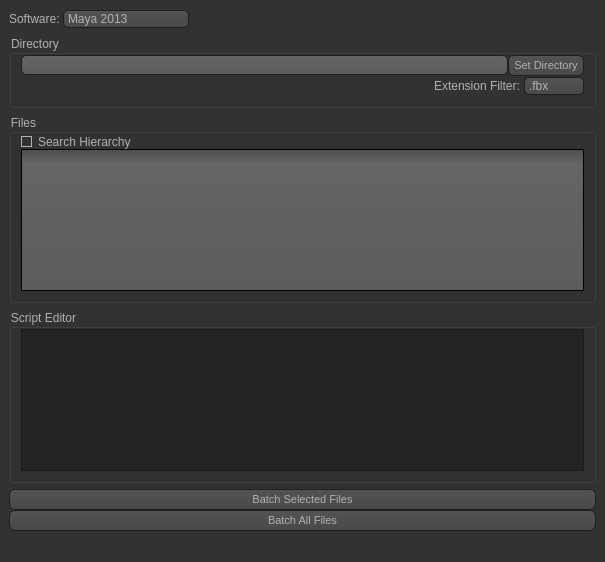
<?xml version="1.0" encoding="UTF-8"?>
<ui version="4.0">
 <class>MainWindow</class>
 <widget class="QMainWindow" name="MainWindow">
  <property name="geometry">
   <rect>
    <x>0</x>
    <y>0</y>
    <width>605</width>
    <height>562</height>
   </rect>
  </property>
  <property name="windowTitle">
   <string>MainWindow</string>
  </property>
  <property name="styleSheet">
   <string notr="true">QToolTip
{
     border: 1px solid black;
     background-color: #ffa02f;
     padding: 1px;
     border-radius: 3px;
     opacity: 100;
}

QWidget
{
    color: #b1b1b1;
    background-color: #323232;
}

QWidget:item:hover
{
    background-color: QLinearGradient( x1: 0, y1: 0, x2: 0, y2: 1, stop: 0 #ffa02f, stop: 1 #ca0619);
    color: #000000;
}

QWidget:item:selected
{
    background-color: QLinearGradient( x1: 0, y1: 0, x2: 0, y2: 1, stop: 0 #ffa02f, stop: 1 #d7801a);
}

QMenuBar::item
{
    background: transparent;
}

QMenuBar::item:selected
{
    background: transparent;
    border: 1px solid #ffaa00;
}

QMenuBar::item:pressed
{
    background: #444;
    border: 1px solid #000;
    background-color: QLinearGradient(
        x1:0, y1:0,
        x2:0, y2:1,
        stop:1 #212121,
        stop:0.4 #343434/*,
        stop:0.2 #343434,
        stop:0.1 #ffaa00*/
    );
    margin-bottom:-1px;
    padding-bottom:1px;
}

QMenu
{
    border: 1px solid #000;
}

QMenu::item
{
    padding: 2px 20px 2px 20px;
}

QMenu::item:selected
{
    color: #000000;
}

QWidget:disabled
{
    color: #404040;
    background-color: #323232;
}

QAbstractItemView
{
    background-color: QLinearGradient( x1: 0, y1: 0, x2: 0, y2: 1, stop: 0 #4d4d4d, stop: 0.1 #646464, stop: 1 #5d5d5d);
}

QWidget:focus
{
    /*border: 2px solid QLinearGradient( x1: 0, y1: 0, x2: 0, y2: 1, stop: 0 #ffa02f, stop: 1 #d7801a);*/
}

QLineEdit
{
    background-color: QLinearGradient( x1: 0, y1: 0, x2: 0, y2: 1, stop: 0 #4d4d4d, stop: 0 #646464, stop: 1 #5d5d5d);
    padding: 1px;
    border-style: solid;
    border: 1px solid #1e1e1e;
    border-radius: 5;
}

QPushButton
{
    color: #b1b1b1;
    background-color: QLinearGradient( x1: 0, y1: 0, x2: 0, y2: 1, stop: 0 #565656, stop: 0.1 #525252, stop: 0.5 #4e4e4e, stop: 0.9 #4a4a4a, stop: 1 #464646);
    border-width: 1px;
    border-color: #1e1e1e;
    border-style: solid;
    border-radius: 6;
    padding: 3px;
    font-size: 11px;
    padding-left: 5px;
    padding-right: 5px;
}

QPushButton:pressed
{
    background-color: QLinearGradient( x1: 0, y1: 0, x2: 0, y2: 1, stop: 0 #2d2d2d, stop: 0.1 #2b2b2b, stop: 0.5 #292929, stop: 0.9 #282828, stop: 1 #252525);
}

QComboBox
{
    selection-background-color: #ffaa00;
    background-color: QLinearGradient( x1: 0, y1: 0, x2: 0, y2: 1, stop: 0 #565656, stop: 0.1 #525252, stop: 0.5 #4e4e4e, stop: 0.9 #4a4a4a, stop: 1 #464646);
    border-style: solid;
    border: 1px solid #1e1e1e;
    border-radius: 5;
}

QComboBox:hover,QPushButton:hover
{
    border: 2px solid QLinearGradient( x1: 0, y1: 0, x2: 0, y2: 1, stop: 0 #ffa02f, stop: 1 #d7801a);
}


QComboBox:on
{
    padding-top: 3px;
    padding-left: 4px;
    background-color: QLinearGradient( x1: 0, y1: 0, x2: 0, y2: 1, stop: 0 #2d2d2d, stop: 0.1 #2b2b2b, stop: 0.5 #292929, stop: 0.9 #282828, stop: 1 #252525);
    selection-background-color: #ffaa00;
}

QComboBox QAbstractItemView
{
    border: 2px solid darkgray;
    selection-background-color: QLinearGradient( x1: 0, y1: 0, x2: 0, y2: 1, stop: 0 #ffa02f, stop: 1 #d7801a);
}

QComboBox::drop-down
{
     subcontrol-origin: padding;
     subcontrol-position: top right;
     width: 15px;

     border-left-width: 0px;
     border-left-color: darkgray;
     border-left-style: solid; /* just a single line */
     border-top-right-radius: 3px; /* same radius as the QComboBox */
     border-bottom-right-radius: 3px;
 }

QComboBox::down-arrow
{
     image: url(:/down_arrow.png);
}

QGroupBox:focus
{
border: 2px solid QLinearGradient( x1: 0, y1: 0, x2: 0, y2: 1, stop: 0 #ffa02f, stop: 1 #d7801a);
}

QTextEdit:focus
{
    border: 2px solid QLinearGradient( x1: 0, y1: 0, x2: 0, y2: 1, stop: 0 #ffa02f, stop: 1 #d7801a);
}

QScrollBar:horizontal {
     border: 1px solid #222222;
     background: QLinearGradient( x1: 0, y1: 0, x2: 0, y2: 1, stop: 0.0 #121212, stop: 0.2 #282828, stop: 1 #484848);
     height: 7px;
     margin: 0px 16px 0 16px;
}

QScrollBar::handle:horizontal
{
      background: QLinearGradient( x1: 0, y1: 0, x2: 1, y2: 0, stop: 0 #ffa02f, stop: 0.5 #d7801a, stop: 1 #ffa02f);
      min-height: 20px;
      border-radius: 2px;
}

QScrollBar::add-line:horizontal {
      border: 1px solid #1b1b19;
      border-radius: 2px;
      background: QLinearGradient( x1: 0, y1: 0, x2: 1, y2: 0, stop: 0 #ffa02f, stop: 1 #d7801a);
      width: 14px;
      subcontrol-position: right;
      subcontrol-origin: margin;
}

QScrollBar::sub-line:horizontal {
      border: 1px solid #1b1b19;
      border-radius: 2px;
      background: QLinearGradient( x1: 0, y1: 0, x2: 1, y2: 0, stop: 0 #ffa02f, stop: 1 #d7801a);
      width: 14px;
     subcontrol-position: left;
     subcontrol-origin: margin;
}

QScrollBar::right-arrow:horizontal, QScrollBar::left-arrow:horizontal
{
      border: 1px solid black;
      width: 1px;
      height: 1px;
      background: white;
}

QScrollBar::add-page:horizontal, QScrollBar::sub-page:horizontal
{
      background: none;
}

QScrollBar:vertical
{
      background: QLinearGradient( x1: 0, y1: 0, x2: 1, y2: 0, stop: 0.0 #121212, stop: 0.2 #282828, stop: 1 #484848);
      width: 7px;
      margin: 16px 0 16px 0;
      border: 1px solid #222222;
}

QScrollBar::handle:vertical
{
      background: QLinearGradient( x1: 0, y1: 0, x2: 0, y2: 1, stop: 0 #ffa02f, stop: 0.5 #d7801a, stop: 1 #ffa02f);
      min-height: 20px;
      border-radius: 2px;
}

QScrollBar::add-line:vertical
{
      border: 1px solid #1b1b19;
      border-radius: 2px;
      background: QLinearGradient( x1: 0, y1: 0, x2: 0, y2: 1, stop: 0 #ffa02f, stop: 1 #d7801a);
      height: 14px;
      subcontrol-position: bottom;
      subcontrol-origin: margin;
}

QScrollBar::sub-line:vertical
{
      border: 1px solid #1b1b19;
      border-radius: 2px;
      background: QLinearGradient( x1: 0, y1: 0, x2: 0, y2: 1, stop: 0 #d7801a, stop: 1 #ffa02f);
      height: 14px;
      subcontrol-position: top;
      subcontrol-origin: margin;
}

QScrollBar::up-arrow:vertical, QScrollBar::down-arrow:vertical
{
      border: 1px solid black;
      width: 1px;
      height: 1px;
      background: white;
}


QScrollBar::add-page:vertical, QScrollBar::sub-page:vertical
{
      background: none;
}

QTextEdit
{
    background-color: #242424;
}

QPlainTextEdit
{
    background-color: #242424;
}

QHeaderView::section
{
    background-color: QLinearGradient(x1:0, y1:0, x2:0, y2:1, stop:0 #616161, stop: 0.5 #505050, stop: 0.6 #434343, stop:1 #656565);
    color: white;
    padding-left: 4px;
    border: 1px solid #6c6c6c;
}

QCheckBox:disabled
{
color: #414141;
}

QDockWidget::title
{
    text-align: center;
    spacing: 3px; /* spacing between items in the tool bar */
    background-color: QLinearGradient(x1:0, y1:0, x2:0, y2:1, stop:0 #323232, stop: 0.5 #242424, stop:1 #323232);
}

QDockWidget::close-button, QDockWidget::float-button
{
    text-align: center;
    spacing: 1px; /* spacing between items in the tool bar */
    background-color: QLinearGradient(x1:0, y1:0, x2:0, y2:1, stop:0 #323232, stop: 0.5 #242424, stop:1 #323232);
}

QDockWidget::close-button:hover, QDockWidget::float-button:hover
{
    background: #242424;
}

QDockWidget::close-button:pressed, QDockWidget::float-button:pressed
{
    padding: 1px -1px -1px 1px;
}

QMainWindow::separator
{
    background-color: QLinearGradient(x1:0, y1:0, x2:0, y2:1, stop:0 #161616, stop: 0.5 #151515, stop: 0.6 #212121, stop:1 #343434);
    color: white;
    padding-left: 4px;
    border: 1px solid #4c4c4c;
    spacing: 3px; /* spacing between items in the tool bar */
}

QMainWindow::separator:hover
{

    background-color: QLinearGradient(x1:0, y1:0, x2:0, y2:1, stop:0 #d7801a, stop:0.5 #b56c17 stop:1 #ffa02f);
    color: white;
    padding-left: 4px;
    border: 1px solid #6c6c6c;
    spacing: 3px; /* spacing between items in the tool bar */
}

QToolBar::handle
{
     spacing: 3px; /* spacing between items in the tool bar */
     background: url(:/images/handle.png);
}

QMenu::separator
{
    height: 2px;
    background-color: QLinearGradient(x1:0, y1:0, x2:0, y2:1, stop:0 #161616, stop: 0.5 #151515, stop: 0.6 #212121, stop:1 #343434);
    color: white;
    padding-left: 4px;
    margin-left: 10px;
    margin-right: 5px;
}

QProgressBar
{
    border: 2px solid grey;
    border-radius: 5px;
    text-align: center;
}

QProgressBar::chunk
{
    background-color: #d7801a;
    width: 2.15px;
    margin: 0.5px;
}

QTabBar::tab {
    color: #b1b1b1;
    border: 1px solid #444;
    border-bottom-style: none;
    background-color: #323232;
    padding-left: 10px;
    padding-right: 10px;
    padding-top: 3px;
    padding-bottom: 2px;
    margin-right: -1px;
}

QTabWidget::pane {
    border: 1px solid #444;
    top: 1px;
}

QTabBar::tab:last
{
    margin-right: 0; /* the last selected tab has nothing to overlap with on the right */
    border-top-right-radius: 3px;
}

QTabBar::tab:first:!selected
{
 margin-left: 0px; /* the last selected tab has nothing to overlap with on the right */


    border-top-left-radius: 3px;
}

QTabBar::tab:!selected
{
    color: #b1b1b1;
    border-bottom-style: solid;
    margin-top: 3px;
    background-color: QLinearGradient(x1:0, y1:0, x2:0, y2:1, stop:1 #212121, stop:.4 #343434);
}

QTabBar::tab:selected
{
    border-top-left-radius: 3px;
    border-top-right-radius: 3px;
    margin-bottom: 0px;
}

QTabBar::tab:!selected:hover
{
    /*border-top: 2px solid #ffaa00;
    padding-bottom: 3px;*/
    border-top-left-radius: 3px;
    border-top-right-radius: 3px;
    background-color: QLinearGradient(x1:0, y1:0, x2:0, y2:1, stop:1 #212121, stop:0.4 #343434, stop:0.2 #343434, stop:0.1 #ffaa00);
}

QRadioButton::indicator:checked, QRadioButton::indicator:unchecked{
    color: #b1b1b1;
    background-color: #323232;
    border: 1px solid #b1b1b1;
    border-radius: 6px;
}

QRadioButton::indicator:checked
{
    background-color: qradialgradient(
        cx: 0.5, cy: 0.5,
        fx: 0.5, fy: 0.5,
        radius: 1.0,
        stop: 0.25 #ffaa00,
        stop: 0.3 #323232
    );
}

QCheckBox::indicator{
    color: #b1b1b1;
    background-color: #323232;
    border: 1px solid #b1b1b1;
    width: 9px;
    height: 9px;
}

QRadioButton::indicator
{
    border-radius: 6px;
}

QRadioButton::indicator:hover, QCheckBox::indicator:hover
{
    border: 1px solid #ffaa00;
}

QCheckBox::indicator:checked
{
    image:url(:/images/checkbox.png);
}

QCheckBox::indicator:disabled, QRadioButton::indicator:disabled
{
    border: 1px solid #444;
}</string>
  </property>
  <widget class="QWidget" name="centralwidget">
   <layout class="QVBoxLayout" name="verticalLayout_5">
    <item>
     <layout class="QHBoxLayout" name="horizontalLayout_3">
      <property name="spacing">
       <number>0</number>
      </property>
      <item>
       <widget class="QLabel" name="label_2">
        <property name="text">
         <string>Software: </string>
        </property>
       </widget>
      </item>
      <item>
       <widget class="QComboBox" name="comboBox_2">
        <item>
         <property name="text">
          <string>Maya 2013</string>
         </property>
        </item>
        <item>
         <property name="text">
          <string>Maya 2014</string>
         </property>
        </item>
        <item>
         <property name="text">
          <string>MotionBuilder 2013</string>
         </property>
        </item>
        <item>
         <property name="text">
          <string>MotionBuilder 2014</string>
         </property>
        </item>
       </widget>
      </item>
      <item>
       <spacer name="horizontalSpacer">
        <property name="orientation">
         <enum>Qt::Horizontal</enum>
        </property>
        <property name="sizeHint" stdset="0">
         <size>
          <width>40</width>
          <height>20</height>
         </size>
        </property>
       </spacer>
      </item>
     </layout>
    </item>
    <item>
     <widget class="QGroupBox" name="groupBox_3">
      <property name="title">
       <string>Directory</string>
      </property>
      <layout class="QVBoxLayout" name="verticalLayout_4">
       <property name="spacing">
        <number>0</number>
       </property>
       <property name="topMargin">
        <number>0</number>
       </property>
       <item>
        <layout class="QHBoxLayout" name="horizontalLayout">
         <property name="spacing">
          <number>0</number>
         </property>
         <item>
          <widget class="QLineEdit" name="lineEdit"/>
         </item>
         <item>
          <widget class="QPushButton" name="pushButton">
           <property name="minimumSize">
            <size>
             <width>60</width>
             <height>0</height>
            </size>
           </property>
           <property name="text">
            <string>Set Directory</string>
           </property>
          </widget>
         </item>
        </layout>
       </item>
       <item>
        <layout class="QHBoxLayout" name="horizontalLayout_2">
         <property name="spacing">
          <number>0</number>
         </property>
         <item>
          <spacer name="horizontalSpacer_2">
           <property name="orientation">
            <enum>Qt::Horizontal</enum>
           </property>
           <property name="sizeHint" stdset="0">
            <size>
             <width>40</width>
             <height>20</height>
            </size>
           </property>
          </spacer>
         </item>
         <item>
          <widget class="QLabel" name="label">
           <property name="text">
            <string>Extension Filter: </string>
           </property>
          </widget>
         </item>
         <item>
          <widget class="QComboBox" name="comboBox">
           <property name="minimumSize">
            <size>
             <width>60</width>
             <height>0</height>
            </size>
           </property>
           <item>
            <property name="text">
             <string>.fbx</string>
            </property>
           </item>
           <item>
            <property name="text">
             <string>.ma</string>
            </property>
           </item>
           <item>
            <property name="text">
             <string>.mb</string>
            </property>
           </item>
           <item>
            <property name="text">
             <string>Other</string>
            </property>
           </item>
          </widget>
         </item>
        </layout>
       </item>
      </layout>
     </widget>
    </item>
    <item>
     <widget class="QGroupBox" name="groupBox_2">
      <property name="title">
       <string>Files</string>
      </property>
      <layout class="QVBoxLayout" name="verticalLayout_3">
       <property name="spacing">
        <number>0</number>
       </property>
       <property name="topMargin">
        <number>0</number>
       </property>
       <item>
        <widget class="QCheckBox" name="checkBox">
         <property name="text">
          <string>Search Hierarchy</string>
         </property>
         <property name="checked">
          <bool>true</bool>
         </property>
        </widget>
       </item>
       <item>
        <widget class="QListWidget" name="listWidget"/>
       </item>
      </layout>
     </widget>
    </item>
    <item>
     <widget class="QGroupBox" name="groupBox">
      <property name="title">
       <string>Script Editor</string>
      </property>
      <layout class="QVBoxLayout" name="verticalLayout_2">
       <property name="topMargin">
        <number>0</number>
       </property>
       <item>
        <widget class="QTextEdit" name="textEdit"/>
       </item>
      </layout>
     </widget>
    </item>
    <item>
     <layout class="QVBoxLayout" name="verticalLayout">
      <property name="spacing">
       <number>0</number>
      </property>
      <item>
       <widget class="QPushButton" name="pushButton_2">
        <property name="text">
         <string>Batch Selected Files</string>
        </property>
       </widget>
      </item>
      <item>
       <widget class="QPushButton" name="pushButton_3">
        <property name="text">
         <string>Batch All Files</string>
        </property>
       </widget>
      </item>
     </layout>
    </item>
   </layout>
  </widget>
  <widget class="QMenuBar" name="menubar">
   <property name="geometry">
    <rect>
     <x>0</x>
     <y>0</y>
     <width>605</width>
     <height>21</height>
    </rect>
   </property>
  </widget>
  <widget class="QStatusBar" name="statusbar"/>
 </widget>
 <resources/>
 <connections/>
</ui>
